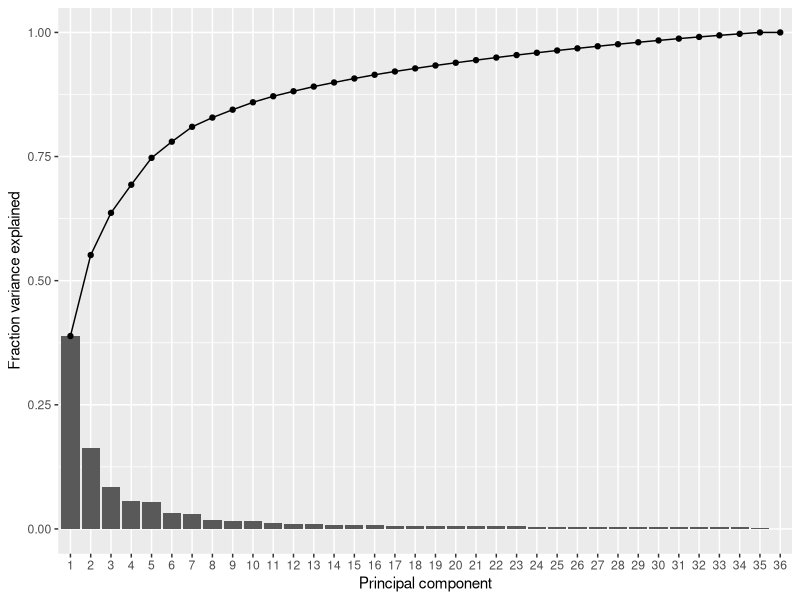
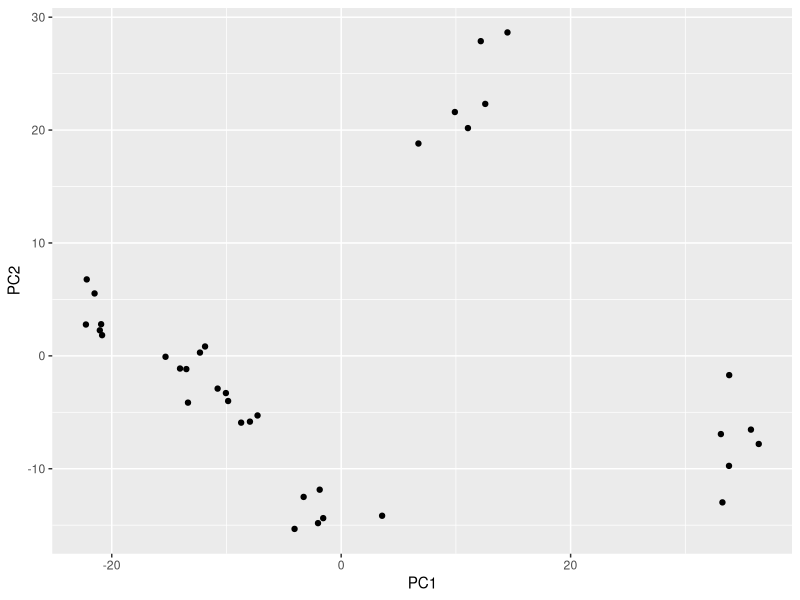
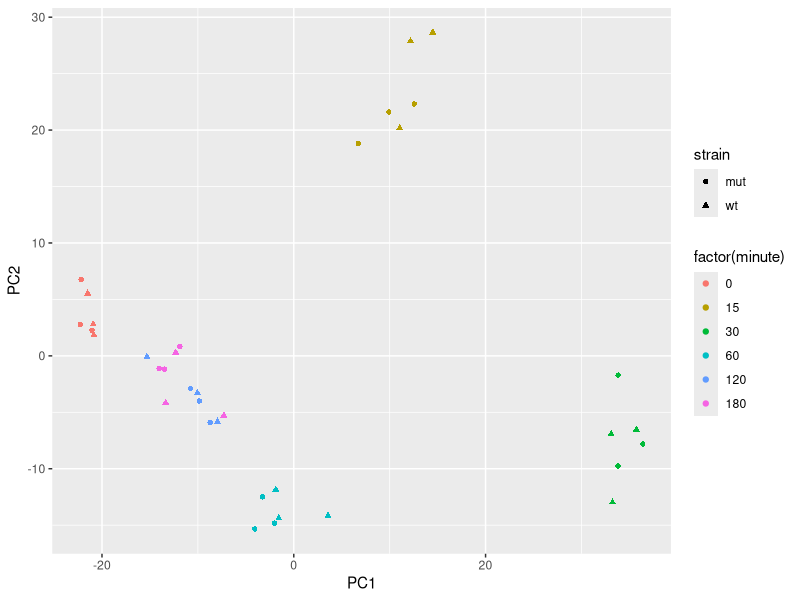
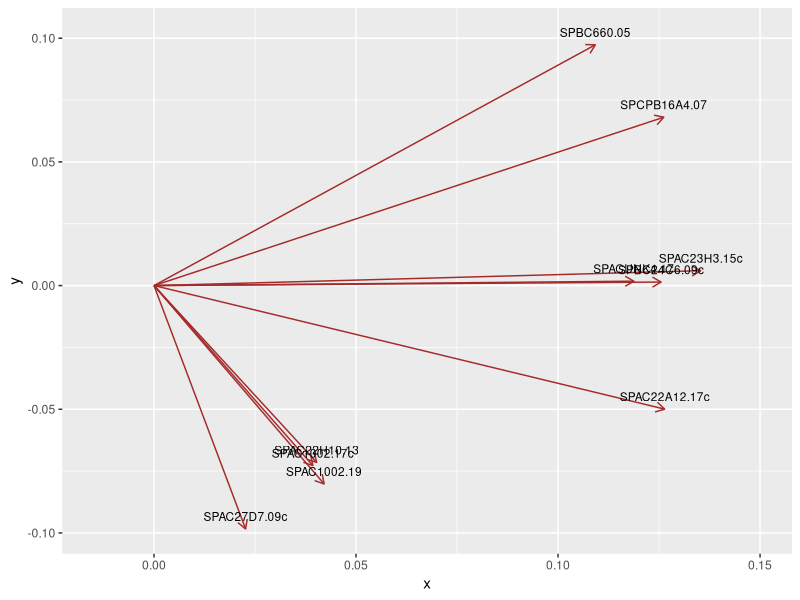
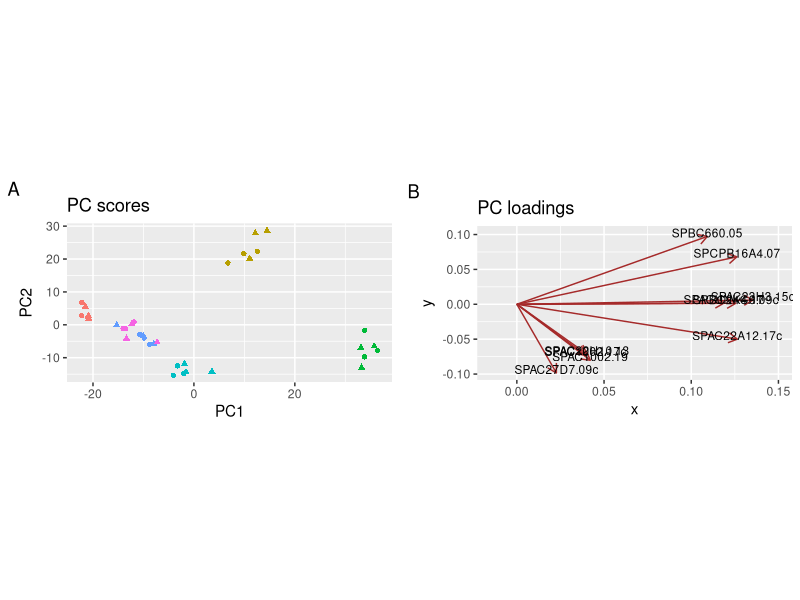
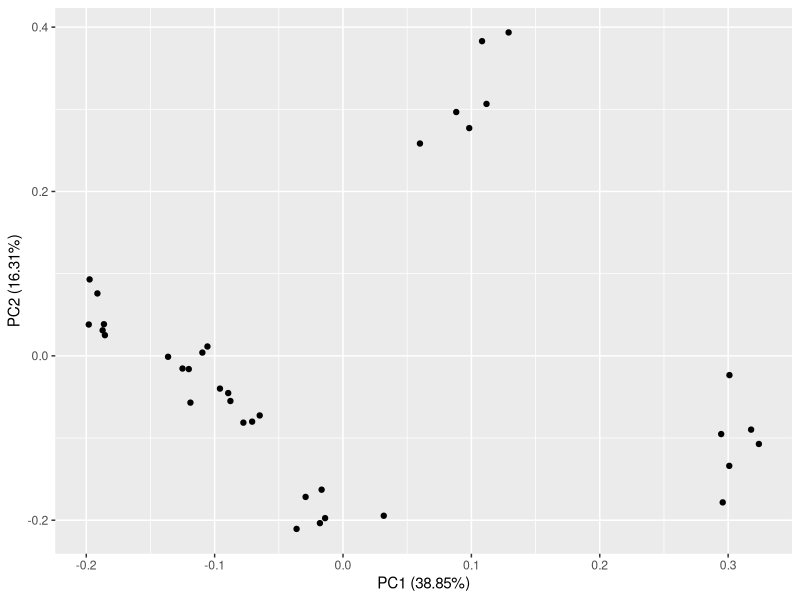
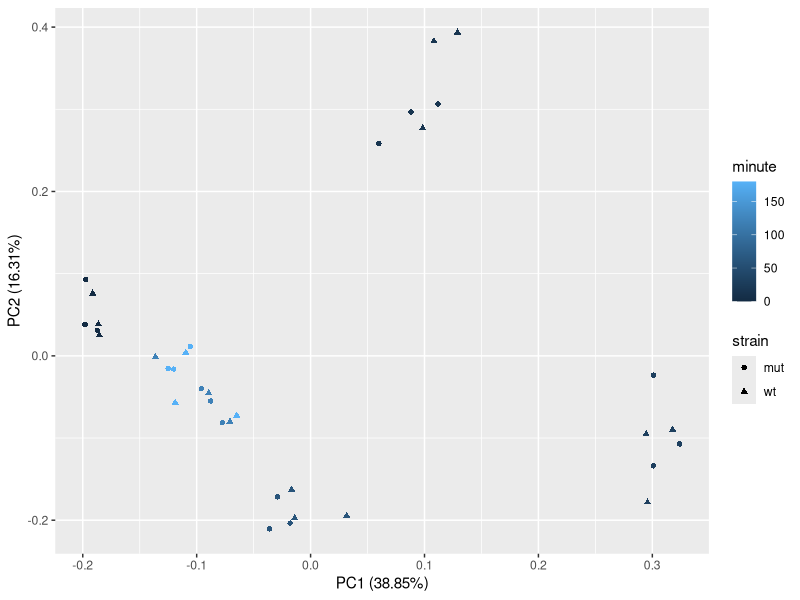

The R source for these figures, in order:
## ---- chunk 1
knitr::opts_chunk$set(echo = TRUE, rows.print = 10)
## ---- chunk 2
##### setup ####

# load packages
library(tidyverse)

# read the data
trans_cts <- read_csv("./data/counts_transformed.csv")
sample_info <- read_csv("./data/sample_info.csv")
## ---- chunk 3
# Create a matrix from our table of counts
pca_matrix <- trans_cts %>% 
  # exclude the gene column
  select(-gene) %>% 
  # coerce to a matrix
  as.matrix()

# Assign row names to the matrix
rownames(pca_matrix) <- trans_cts$gene

# Transpose the matrix so that rows = samples and columns = variables
pca_matrix <- t(pca_matrix)

# Perform the PCA
sample_pca <- prcomp(pca_matrix)
## ---- chunk 4
# Look at the first 10 rows and first 5 columns of the matrix
pca_matrix[1:10, 1:5]
## ---- chunk 5
# Convert matrix to tibble
as_tibble(pca_matrix)
## ---- chunk 6
# Convert matrix to tibble - add colnames to a new column called "gene"
as_tibble(pca_matrix, rownames = "sample")
## ---- chunk 7
library(broom)

# PC variances (eigen values)
tidy(sample_pca, matrix = "pcs")
## ---- chunk 8
tidy(sample_pca, matrix = "pcs") %>% 
  ggplot(aes(x = factor(PC))) +
  geom_col(aes(y = percent)) +
  geom_line(aes(y = cumulative, group = 1)) + 
  geom_point(aes(y = cumulative)) +
  labs(x = "Principal component", y = "Fraction variance explained")
## ---- chunk 9
# The PC scores are stored in the "x" value of the prcomp object, which is a matrix
pc_scores <- sample_pca$x 

# Make PCA plot
pc_scores %>% 
  # convert it to a tibble retaining the sample names as a new column
  as_tibble(rownames = "sample") %>% 
  # create the plot
  ggplot(aes(x = PC1, y = PC2)) +
  geom_point()
## ---- chunk 10
# The PC scores are stored in the "x" value of the prcomp object, which is a matrix
pca_plot <- sample_pca$x %>% 
  # convert it to a tibble retaining the sample names as a new column
  as_tibble(rownames = "sample") %>% 
  # join with "sample_info" table 
  full_join(sample_info, by = "sample") %>% 
  # create the plot
  ggplot(aes(x = PC1, y = PC2, colour = factor(minute), shape = strain)) +
  geom_point()
pca_plot
## ---- chunk 11
# extract values
sample_pca$rotation %>% 
  # convert to a tibble
  as_tibble(rownames = "gene")
## ---- chunk 12
# variable loadings (eigen vectors) for genes that were used as variables in PCA
tidy(sample_pca, matrix = "variables")
## ---- chunk 13
top_genes <- sample_pca %>% 
  # extract variable (gene) loadings
  tidy(matrix = "variables") %>%  
  # retain only PC1 and PC2
  filter(PC %in% c(1, 2)) %>%
  # for each PC
  group_by(PC) %>%
  # sort descending value
  arrange(desc(abs(value))) %>%
  # take top 5 rows of each PC group
  slice(1:5) %>%
  # extract the column (gene name) from the table
  pull(column) %>%
  # retain unique gene names only
  unique()

top_genes
## ---- chunk 14
gene_loadings <- sample_pca$rotation %>% 
  as_tibble(rownames = "gene") %>% 
  filter(gene %in% top_genes)
## ---- chunk 15
loadings_plot <- ggplot(gene_loadings) +
  geom_segment(aes(x = 0, y = 0, xend = PC1, yend = PC2), 
               arrow = arrow(length = unit(0.1, "in")),
               colour = "brown") +
  geom_text(data = gene_loadings, 
            aes(x = PC1, y = PC2, label = gene),
            nudge_y = 0.005, size = 3) +
  scale_x_continuous(expand = c(0.02, 0.02))

loadings_plot
## ---- chunk 16
# note that cowplot changes the default ggplot2 theme to a cleaner look
library(cowplot)

# Adjust some aspects of each plot
pca_plot <- pca_plot + 
  coord_fixed(ratio = 0.4) + 
  labs(tag = "A", title = "PC scores") + 
  theme(legend.position = "none")

loadings_plot <- loadings_plot + 
  coord_fixed(ratio = 0.4) + 
  labs(tag = "B", title = "PC loadings")

# Put them together
plot_grid(pca_plot, loadings_plot, ncol = 2, align = "h")
## ---- chunk 17
library(ggfortify)
autoplot(sample_pca)
## ---- chunk 18
autoplot(sample_pca, data = sample_info, colour = "minute", shape = "strain")
